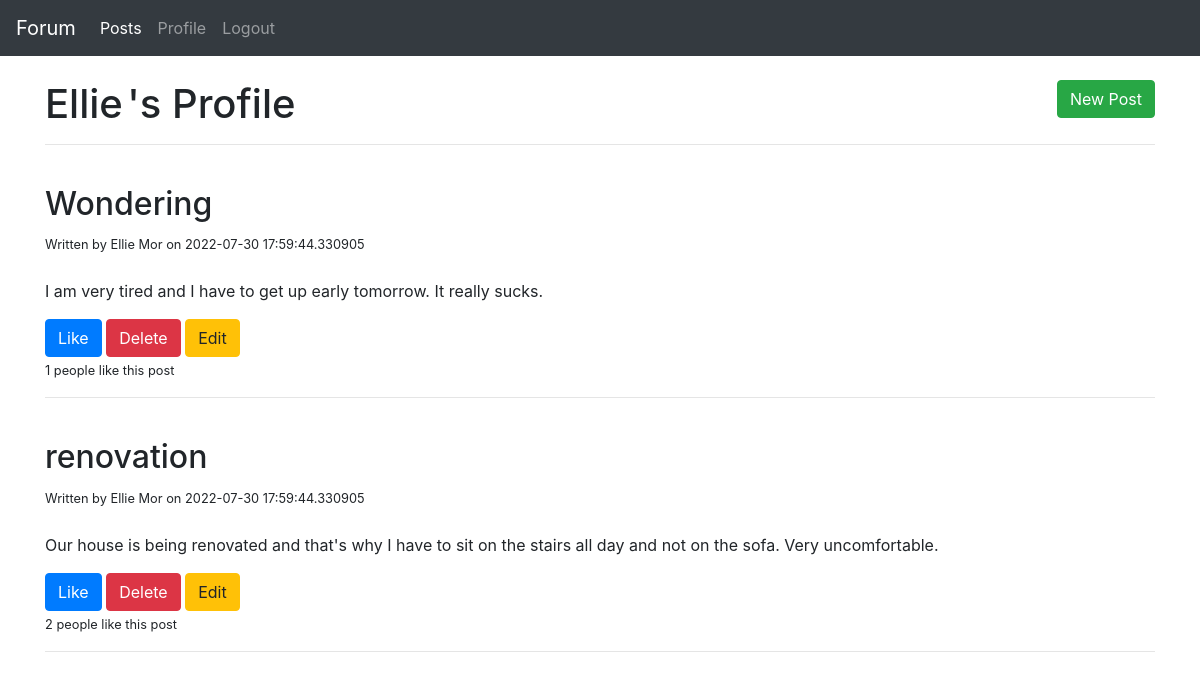
Screenshot of /posts/profile/2 with the database file from the repository.
### web.py (models this page shows, shortened)
class User(db.Model):
    id = db.Column(db.Integer, primary_key=True)
    fname = db.Column(db.String(10), nullable=False)
    lname = db.Column(db.String(20), nullable=False)
    password = db.Column(db.String(20), nullable=False)
    date_birth = db.Column(db.String(30), nullable=False)
    email = db.Column(db.String(20))
    gender = db.Column(db.String(1), nullable=False)
    posts = db.relationship('BlogPost', backref='user')

class BlogPost(db.Model):
    id = db.Column(db.Integer, primary_key=True)
    title = db.Column(db.String(100), nullable=False)
    content = db.Column(db.Text, nullable=False)
    date_posted = db.Column(db.DateTime, nullable=False, default=datetime.utcnow())
    user_id = db.Column(db.Integer, db.ForeignKey(User.id), nullable=False)
    likes = db.relationship('Like', backref='blogpost')

### web.py (the view)
@app.route('/posts/profile/<int:user_id>')
def my_profile(user_id):
    user = User.query.get(user_id)
    return render_template('posts.html', posts=user.posts, user=user, type=1)

### templates/posts.html (shortened to what this page needs)
{% extends "base.html" %}
{% block body %}
<br>
{% if user %}
<h1 style="display:inline">{{user.fname}}</h1>
{% else %}
<h1 style="display:inline">Guest</h1>
{% endif %}
{% if type == 0 %}
    <h1 style="display:inline">'s News Feed</h1>
{% else %}
    <h1 style="display:inline">'s Profile</h1>
{% endif %}
<a class="btn btn-success float-right" href="/posts/new/{{user.id}}">New Post</a>
<br>
<hr>
    {% for post in posts %}
        <br>
        <h2>{{ post['title'] }}</h2>
        <small> Written by {{ post.user.fname }} {{ post.user.lname}} on {{ post.date_posted }}</small>
        <br>
        <br>
        <p style="white-space:pre-wrap">{{ post['content'] }}</p>
        {% if not user %}
             <a class="btn btn-primary" href='/signup'>Like</a>
        {% else %}
        {% if not post.id in user_id_likes %}
            <a class="btn btn-primary" href='/posts/like/{{post.id}}/{{user.id}}'>Like</a>
        {% else %}
            <a class="btn btn-primary" href='/posts/like/{{post.id}}/{{user.id}}'>Unlike</a>
        {% endif %}
        {% endif %}
        {% if type == 1 %}
            <a class="btn btn-danger" href='/posts/delete/{{post.id}}/{{user.id}}'>Delete</a>
            <a class="btn btn-warning" href='/posts/edit/{{post.id}}/{{user.id}}'>Edit</a>
        {% endif %}
        <br>
        <small>{{ post.likes |length }} people like this post</small>
        <hr>
    {% endfor %}
{% endblock body %}

### templates/base.html (shortened to what this page needs)
<!DOCTYPE html>
<html lang="en">
<head>
    <link rel="stylesheet" href="https://cdn.jsdelivr.net/npm/bootstrap@4.0.0/dist/css/bootstrap.min.css">
</head>
<body>
   <nav class="navbar navbar-expand-lg navbar-dark bg-dark">
  <a class="navbar-brand" href="#">Forum</a>
  <div class="collapse navbar-collapse" id="navbarTogglerDemo03">
    <ul class="navbar-nav mr-auto mt-2 mt-lg-0">
      <li class="nav-item active">
        {% if user %}
            <a class="nav-link" href="/posts/newsfeed/{{user.id}}">Posts <span class="sr-only">(current)</span></a>
        {% else %}
            <a class="nav-link" href="/posts/newsfeed/0">Posts <span class="sr-only">(current)</span></a>
        {% endif %}
      </li>
      <li class="nav-item">
        {% if user %}
            <a class="nav-link" href="/posts/profile/{{user.id}}">Profile <span class="sr-only">(current)</span></a>
        {% else %}
            <a class="nav-link" href="/login">Login<span class="sr-only">(current)</span></a>
        {% endif %}
      </li>
      <li class="nav-item">
        {% if user %}
            <a class="nav-link" href="/posts/newsfeed/0">Logout<span class="sr-only">(current)</span></a>
      {% endif %}
      </li>
    </ul>
  </div>
</nav>
    <div class= "container">
    {% block body %} {% endblock body %}
    </div>
</body>
</html>

### rows the page displays
User: fname "Ellie"
BlogPost: title "Wondering", user.fname "Ellie", user.lname "Mor", date_posted "2022-07-30 17:59:44.330905", content "I am very tired and I have to get up early tomorrow. It really sucks.", likes|length "1"
BlogPost: title "renovation", user.fname "Ellie", user.lname "Mor", date_posted "2022-07-30 17:59:44.330905", content "Our house is being renovated and that's why I have to sit on the stairs all day and not on the sofa. Very uncomfortable.", likes|length "2"
